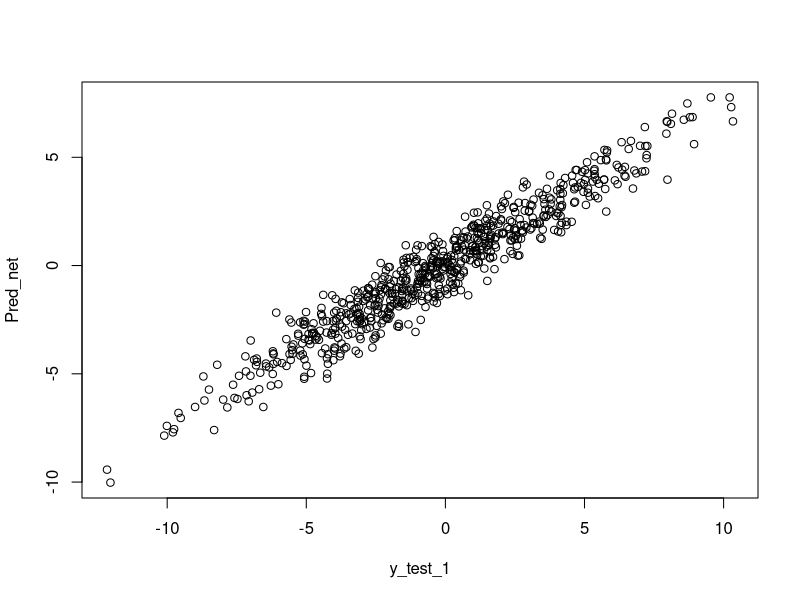

Here is the R script that generated this plot:

# This is a simulation study to demonstrate:
# Elastic net regression on NGS data

# Clear the global environment
rm(list=ls())

# To Reproduce the same output of simulation study
set.seed(200) 

# Load the required package to perform elastic net regression
library('glmnet')

n=1000 # Number of observations (sample)
p=5000 # Number of genes

# Difine Input (x-->gene expression data)
x=matrix(rnorm(n*p), nrow = n, ncol = p)
nn<-1:5000
colnames(x)<-paste('gene', nn, sep = '.')

## Define the output y1 and y2 (multi response)

# Index of the Genes that actually correlate with y1
real_p1=c(1,3,5,7,9,11,13,15,17,19,21,23,25,27,29) 
# Index of the Genes that actually correlate with y1
real_p2=c(21,24,25,29,30,35,40,45,60,61,68,90,99)
y1=apply(x[,real_p1], 1, sum)+rnorm(n)
y2=apply(x[,real_p2], 1, sum)+rnorm(n)
y=data.frame(y1,y2)

### ******split data into train and test *************************************
train_rows<-sample(1:n, 0.66*n)

x_train<-x[train_rows,]
x_test<-x[-train_rows,]

y_train<-y[train_rows,]
y_test<-y[-train_rows,]

y_train_1<-data.matrix(y_train)
y_test_1<-data.matrix(y_test)

## *************Train the data with train data ***********************************

Elastic_net_regg<-cv.glmnet(x_train, y_train_1, keep=T, alpha=0.5, family='mgaussian')

## Predict the output using test data

Pred_net<-(predict(Elastic_net_regg, s=Elastic_net_regg$lambda.1se, newx = x_test))

# calculate the means square error between predicted output and test output
Pred_net<-data.matrix(Pred_net)
y_test_1<-as.vector(y_test_1)
mse_Net<-mean((Pred_net-y_test_1)^2)
mse_Net 

## ****plot test output vs predicted output ************

plot(y_test_1, Pred_net)

## ******Extract the real genes that correlate with output **********************

P.coef<-(predict(Elastic_net_regg,type="coef")) # Coeeficient associated with each genes

#Real genes that corelate with y1
P_y1<-as.data.frame(P.coef$y1[row.names(P.coef$y1), ]) # Extract coefficient for y1
colnames(P_y1)<-'coefficients'
P_y1$genes<-row.names(P_y1) # Extract gene names
P_y1<-P_y1[,c(2,1)]
P_y1_sort<-P_y1[order(-P_y1$coefficients),] # sort genes with decreassing values of coefficient

#  Here we consider coefficient associated with genes have a value >1e-1 (0.01) as real genes
sig_genes_y1<- P_y1_sort[which(P_y1_sort$coefficients > 1e-1),] 
sig_genes_y1

#Real genes that corelate with y2
P_y2<-as.data.frame(P.coef$y2[row.names(P.coef$y2), ])
colnames(P_y2)<-'coefficients'
P_y2$genes<-row.names(P_y2)
P_y2<-P_y2[,c(2,1)]
P_y2_sort<-P_y2[order(-P_y2$coefficients),]
sig_genes_y2<- P_y2_sort[which(P_y2_sort$coefficients > 1e-1),]
sig_genes_y2


